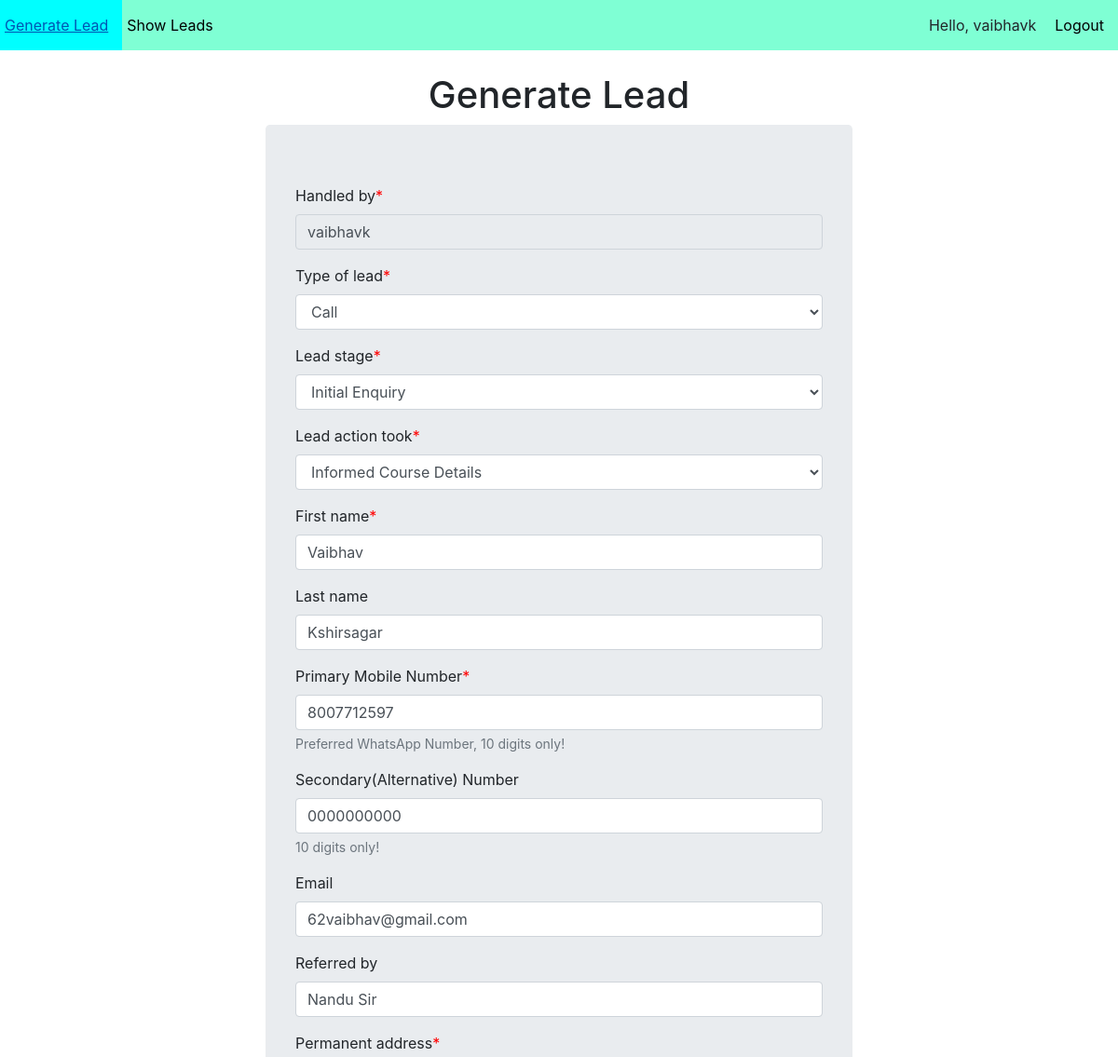
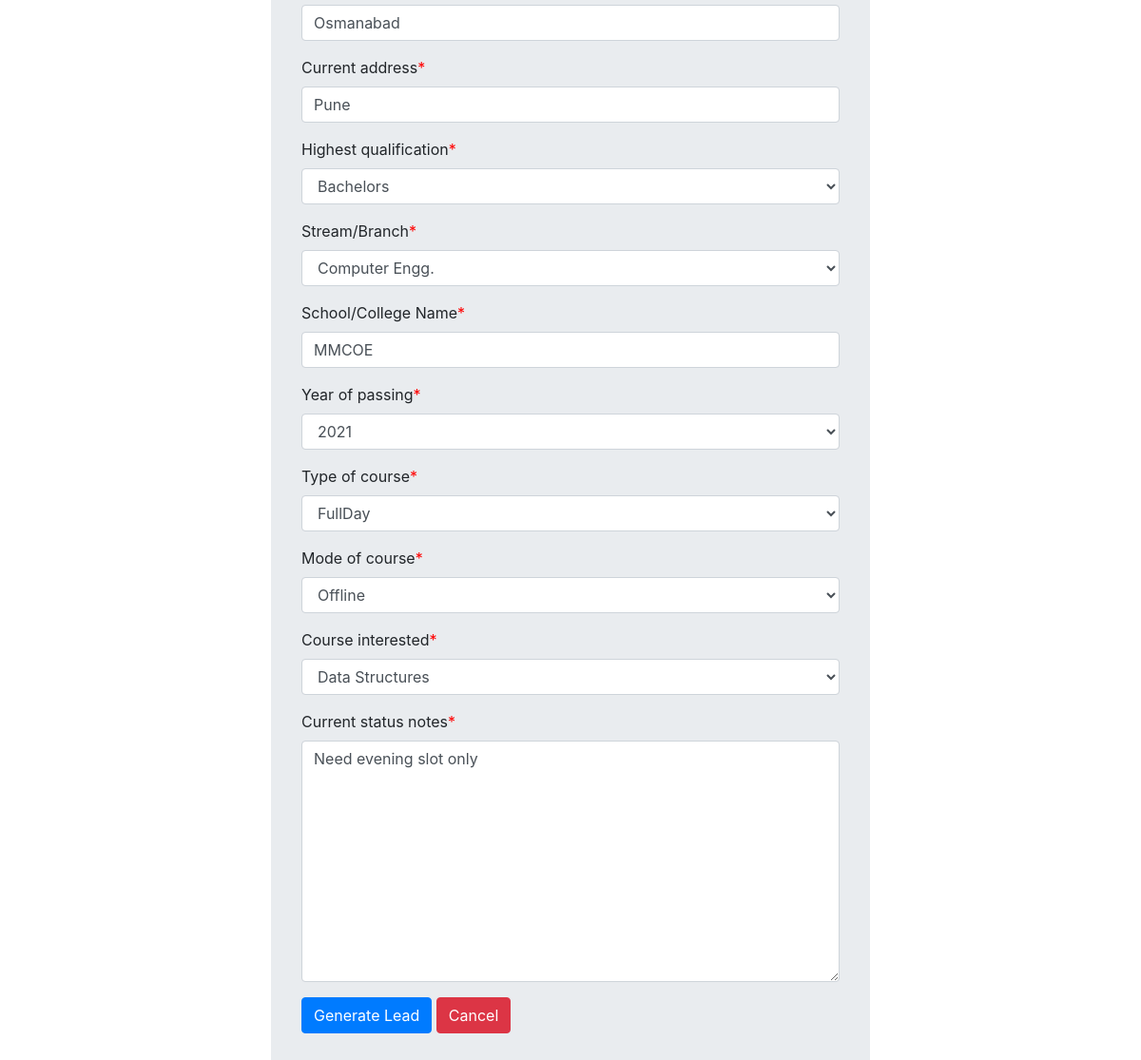
The app's page /leads/update/1/ (signed in) with its own data (2 pictures, top to bottom).
### LeadGeneration/models.py (models this page shows)
class Lead(models.Model):
    date = models.DateTimeField(auto_now_add=True)
    handled_by = models.CharField(max_length=32)
    type_of_lead = models.CharField(max_length=32, choices=type_of_lead_choices)
    lead_stage = models.CharField(max_length=32, choices=lead_stage_choices)
    lead_action_took = models.CharField(max_length=64, choices=lead_action_took_choices)
    first_name = models.CharField(max_length=32)
    last_name = models.CharField(max_length=32,blank=True)
    mobile_number = models.CharField(max_length=10,unique=True)
    mobile_number2 = models.CharField(max_length=10,blank=True)
    email = models.EmailField(blank=True)
    referred_by = models.CharField(max_length=32,blank=True)
    permanent_address = models.CharField(max_length=64)
    current_address = models.CharField(max_length=64)
    highest_qualification = models.CharField(max_length=32,choices=highest_qualification_choices)
    stream = models.CharField(max_length=32,choices=stream_choices)
    school_college = models.CharField(max_length=64)
    year_of_passing = models.CharField(max_length=32,choices=year_of_passing_choices)
    type_of_course = models.CharField(max_length=32,choices=type_of_course_choices)
    mode_of_course = models.CharField(max_length=32,choices=mode_of_course_choices)
    course_interested = models.CharField(max_length=32,choices=course_interested_choices)
    current_status_notes = models.CharField(max_length=128)

### LeadGeneration/views.py (the view)
# urls.py: path('update/<int:leadid>/',views.updateLeadView,name='update_lead'),
@login_required(login_url='login')
def updateLeadView(request,leadid):
    lead = Lead.objects.get(id=leadid)
    form = LeadModelForm(instance=lead,
                         initial={
                             'handled_by': request.user
                         }
                         )#BlankForm
    if request.method == 'POST':
        form = LeadModelForm(request.POST,instance=lead)
        if form.is_valid():
            form.save()
            return redirect('show_leads')
    context = {'form':form}
    template_name = 'LeadGeneration/generate_lead.html'
    return render(request,template_name,context)

### LeadGeneration/forms.py
class LeadModelForm(forms.ModelForm):
    class Meta:
        model = Lead
        fields = '__all__'
        labels = {
            'mobile_number':'Primary Mobile Number',
            'mobile_number2':'Secondary(Alternative) Number',
            'stream':'Stream/Branch',
            'school_college':'School/College Name'
        }
        help_texts = {
            'mobile_number':'Preferred WhatsApp Number, 10 digits only!',
            'mobile_number2':'10 digits only!'
        }
        widgets = {
            'current_status_notes':forms.Textarea(),
            'email':forms.TextInput(
                attrs={
                    'placeholder':'user@domain.com'
                }
            ),
            'referred_by':forms.TextInput(attrs={'placeholder':'FullName - Batch - MobileNumber'}),
            'handled_by':forms.TextInput(attrs={'readonly':True})
        }

### templates/LeadGeneration/generate_lead.html (shortened to what this page needs)
{% extends 'layout.html' %}
{% load crispy_forms_tags %}
{% block content %}
    <h1 style="text-align: center;">Generate Lead</h1>
    <div class="container" style="width: 55%;">
        <form method="post" class="jumbotron">
            {{form|crispy}}
            <input type="submit" value="Generate Lead" class="btn btn-primary">
            <a href="{% url 'show_leads' %}">
                <input type="button" value="Cancel" class="btn btn-danger">
            </a>
        </form>
    </div>
{% endblock %}

### templates/layout.html (shortened to what this page needs)
<!DOCTYPE html>
{% load static %}
<html lang="en">
<head>
    <link rel="stylesheet" href="https://cdn.jsdelivr.net/npm/bootstrap@4.6.1/dist/css/bootstrap.min.css">
    <link rel="stylesheet" href="{% static 'myStyle.css' %}">
</head>
<body>
    <ul class="mynavbar">
        <li><a href="{% url 'generate_lead' %}">Generate Lead</a></li>
        <li><a href="{% url 'show_leads' %}">Show Leads</a></li>
        <span class="authlinks">
            {% if user.is_authenticated %}
                <li><a>Hello, {{user.username}}</a></li>
                <li><a href="{% url 'logout' %}">Logout</a></li>
            {% else %}
                <li><a href="{% url 'register' %}">Register</a></li>
                <li><a href="{% url 'login' %}">Login</a></li>
            {% endif %}
        </span>
    </ul>
    <br>
    {% block content %}{% endblock %}
</body>
</html>

### static/myStyle.css (style rules this page uses)
.mynavbar { background-color: aquamarine; list-style-type: none; overflow: hidden; margin: 0; padding:0; }
li { float: left; }
li a { padding:15px 15px 15px 5px; color: black; display: block; }
.authlinks { float: right; }
span.asteriskField { color: red; }

### records on screen
Lead: handled_by "vaibhavk", type_of_lead "Call", lead_stage "Initial Enquiry", lead_action_took "Informed Course Details", first_name "Vaibhav", last_name "Kshirsagar", mobile_number "8007712597", mobile_number2 "0000000000", email "62vaibhav@gmail.com", referred_by "Nandu Sir", permanent_address "Osmanabad", current_address "Pune", highest_qualification "Bachelors", stream "Computer Engg.", school_college "MMCOE", year_of_passing "2021", type_of_course "FullDay", mode_of_course "Offline", course_interested "Data Structures", current_status_notes "Need evening slot only"

### other values on screen
{{ user.username }} "vaibhavk"
